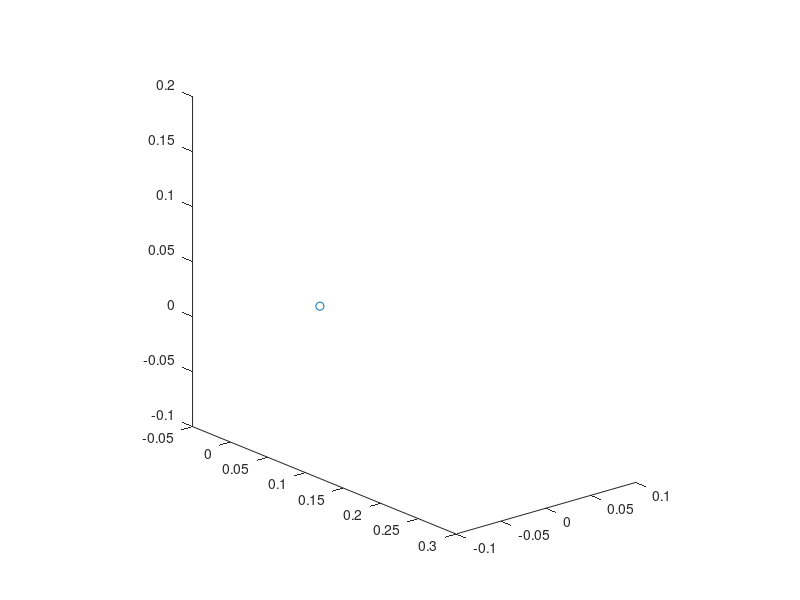

Reproduce this figure in MATLAB. (Note: this script raises an error after producing the figure.)
figure
axis equal
axis (0.1*[-0.5 3 -1 1 -1 2])
hold on;
plot(0, 0, "o")
view(50, 20)
for i=1:1:size(calibration.endEffectorToBaseTform, 2)
    trplot(eye(4),'color', 'm')
    transform = calibration.endEffectorToBaseTform(i);
    %trplot(calibration.endEffectorToBaseTform(i).A)
    %calibration.boardToCameraTform(i)
    %trplot(inv(calibration.boardToCameraTform(i).A))
    %trplot(calibration.boardToCameraTform(i).A)
    %trplot(calibration.endEffectorToBaseTform(i).A * calibration.cameraToEndEffectorTform.A, 'color', 'g')
    plotCamera(AbsolutePose=transform, Size=0.005);
end
